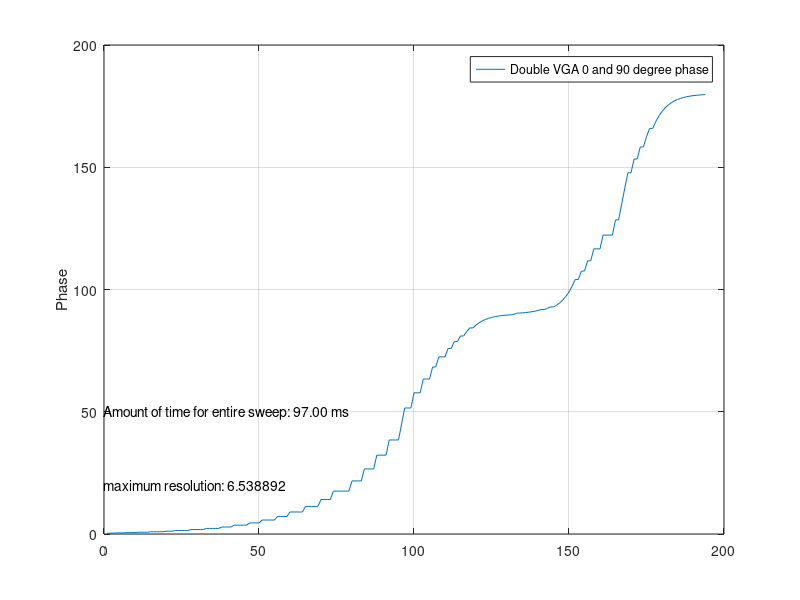
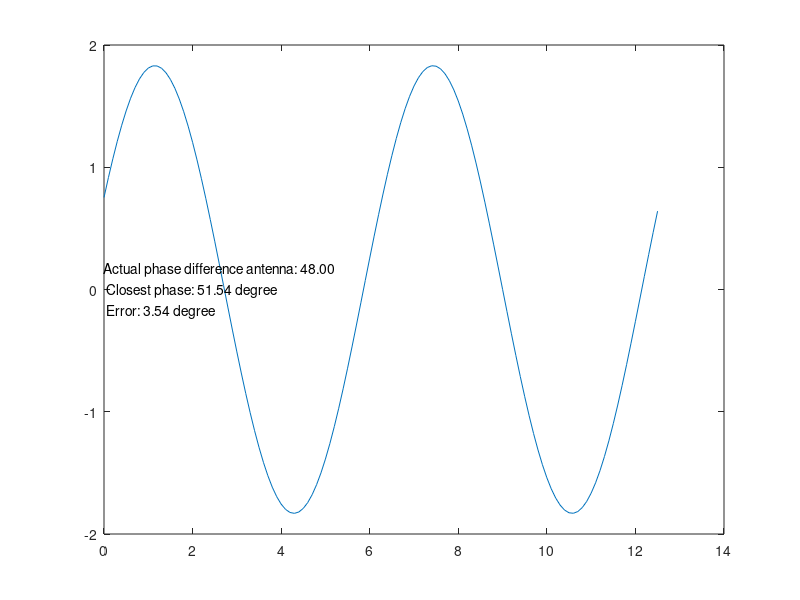

MATLAB code for these plots, in order:
close all; clear; clc;

gain_dB = 0:1:23;
gain_pow = db2pow(gain_dB);

%A = repmat(gain_pow,24,1);
A = gain_pow;
B = A';
one_eighty_degree = repmat( gain_pow, 24, 1)';

phase_matrix = atan(B./A)./(2.*pi).*360;

[steps,row_index] = min(phase_matrix);
[steps,column_index] = min(steps);
phase_matrix(row_index(column_index),column_index) = -1e9;

for k = 1:length(gain_dB)^2-1
    [temp, row_index] = min( abs( phase_matrix - steps(k) ) );
    [temp2, column_index] = min(temp);
    steps(k+1) = phase_matrix(row_index(column_index), column_index);
    phase_matrix( row_index(column_index), column_index ) = -1e9;
end

resolution = max(diff(steps));
total_phase_simple = [steps, steps+90];
total_phase = unique(total_phase_simple);
time = length(total_phase)*0.5 ;

plot(1:length(total_phase),total_phase);
text(0,20,sprintf("maximum resolution: %f",resolution));
text(0,50,sprintf("Amount of time for entire sweep: %.2f ms",time));
grid on;
% Indicates the step size of the gain if two VGA's would be connected to a
% combiner with one VGA 0 degree phase shift and one VGA 180 degrees phase
% shifted

legend("Double VGA 0 and 90 degree phase");
ylabel("Phase");

%% Check if math is good
% figure
% t = 0:0.1:4*pi;
% A = 0.5; B = 10;
% real_sig = A*  sin(t)+ B * cos(t);
% alpha = sqrt(A^2+B^2);
% beta = atan(B/A);
% math_sig = alpha*sin(t+beta);
% 
% plot(t,[real_sig; math_sig]);

%% Do a test
x = 0:0.1:4*pi;
% Difference in arrival phase
theta = 48;
gamma = 0;

Tx1_signal = sin(x+total_phase'/360*2*pi+gamma/360*2*pi);
Tx2_signal_temp = sin(x+theta/360*2*pi);
Tx2_signal = repmat(Tx2_signal_temp, length(total_phase),1);

Tx_total = Tx1_signal + Tx2_signal;

[tempMax,indexMaxRow] = max(Tx_total);
[tempMax2,indexMaxColumn] = max(tempMax);
Max_index = [indexMaxRow(indexMaxColumn), indexMaxColumn ];

% closest to zero
[tempMin,indexMinRow] = min(abs(Tx_total));
[tempMin2,indexMinColumn] = min(tempMax);
Min_index = [indexMinRow(indexMinColumn), indexMinColumn ];

figure
if Max_index(1) == 1
   closest_phase = total_phase(indexMinRow(indexMinColumn));
   plot(x, Tx_total(indexMinColumn,:));
   error = abs(180-gamma-closest_phase);
   actual_phase_diff = 180-gamma;
else
   closest_phase = total_phase(indexMaxRow(indexMaxColumn));
   plot(x, Tx_total(indexMaxColumn,:));
   error = abs(theta-closest_phase);
   actual_phase_diff = theta;
end



text(0,0,sprintf("Actual phase difference antenna: %.2f \n Closest phase: %.2f degree\n Error: %.2f degree",actual_phase_diff, closest_phase,error)); 

[~,indexMin] = min(Tx_total);   


